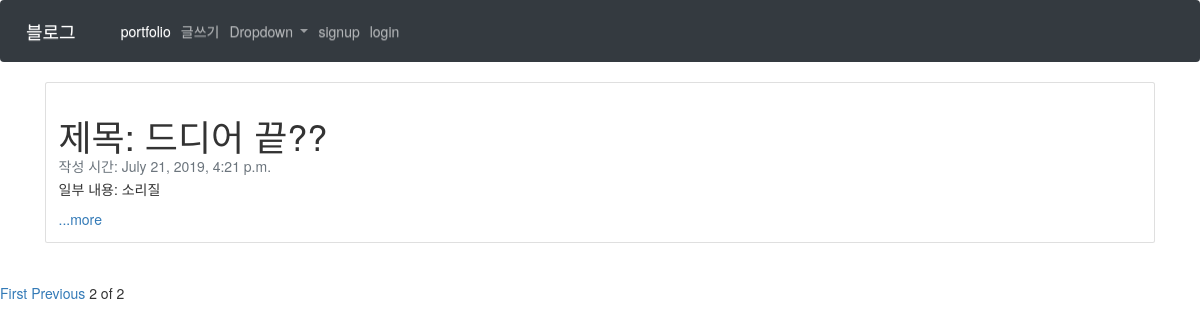
Screenshot of /?page=2 with the database file from the repository.
### blog/models.py (models this page shows, shortened)
class Blog(models.Model):
    title = models.CharField(max_length=200)
    pub_date = models.DateTimeField('date published')
    body = models.TextField()
    def summary(self):
        return self.body[:3]

### blog/views.py (the view)
# urls.py: 2. Add a URL to urlpatterns:  path('', views.home, name='home')
def home(request):
    blogs = Blog.objects
    blog_list=Blog.objects.all()
    paginator = Paginator(blog_list,3)
    page = request.GET.get('page')
    posts = paginator.get_page(page)
    return render(request, 'home.html', {'blogs':blogs, 'posts':posts})

### blog/templates/home.html (shortened to what this page needs)
{%extends 'base.html'%}
{% block contents %}
<body>
{% for blog in posts %}
<div class='container'>
        <div class="card">
                <div class="card-body">
                  <h1 class="card-title">제목: {{blog.title}}</h1>
                  <h5 class="card-subtitle mb-2 text-muted">작성 시간: {{blog.pub_date}}</h5>
                  <p class="card-text">일부 내용: {{blog.summary}}</p>
                <a href="{% url 'detail' blog.id%}" class="card-link">...more</a>
            </div>
        </div><br><br>
</div>
{% endfor %}
{%if posts.has_previous%}
<a href="?page=1">First</a>
<a href="?page={{posts.previous_page_number}}">Previous</a>
{%endif%}
<span>{{posts.number}}</span>
<span>of</span>
<span>{{posts.paginator.num_pages}}</span>
</body>
{% endblock %}

### rows the page displays
Blog: title "드디어 끝??", pub_date "July 21, 2019, 4:21 p.m.", summary "소리질"

### other values shown
{{ posts.number }} "2"
{{ posts.paginator.num_pages }} "2"
